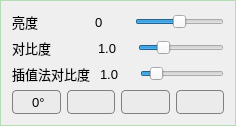
       <widget class="QGroupBox" name="groupBox_img_enhance">
        <property name="sizePolicy">
         <sizepolicy hsizetype="Preferred" vsizetype="Minimum">
          <horstretch>0</horstretch>
          <verstretch>0</verstretch>
         </sizepolicy>
        </property>
        <property name="font">
         <font>
          <pointsize>10</pointsize>
         </font>
        </property>
        <property name="contextMenuPolicy">
         <enum>Qt::CustomContextMenu</enum>
        </property>
        <property name="styleSheet">
         <string notr="true">QGroupBox{border: 1px solid  rgb(180, 220, 180);}</string>
        </property>
        <property name="title">
         <string/>
        </property>
        <layout class="QVBoxLayout" name="verticalLayout_4">
         <item>
          <layout class="QHBoxLayout" name="horizontalLayout_22">
           <property name="spacing">
            <number>10</number>
           </property>
           <item>
            <widget class="QLabel" name="label">
             <property name="sizePolicy">
              <sizepolicy hsizetype="Fixed" vsizetype="Fixed">
               <horstretch>0</horstretch>
               <verstretch>0</verstretch>
              </sizepolicy>
             </property>
             <property name="minimumSize">
              <size>
               <width>40</width>
               <height>0</height>
              </size>
             </property>
             <property name="font">
              <font>
               <pointsize>10</pointsize>
              </font>
             </property>
             <property name="text">
              <string>亮度             </string>
             </property>
            </widget>
           </item>
           <item alignment="Qt::AlignHCenter">
            <widget class="QLabel" name="label_3">
             <property name="sizePolicy">
              <sizepolicy hsizetype="Fixed" vsizetype="Preferred">
               <horstretch>0</horstretch>
               <verstretch>0</verstretch>
              </sizepolicy>
             </property>
             <property name="minimumSize">
              <size>
               <width>30</width>
               <height>0</height>
              </size>
             </property>
             <property name="font">
              <font>
               <pointsize>10</pointsize>
              </font>
             </property>
             <property name="text">
              <string>0</string>
             </property>
            </widget>
           </item>
           <item>
            <widget class="QSlider" name="horizontalSlider">
             <property name="sizePolicy">
              <sizepolicy hsizetype="Expanding" vsizetype="Fixed">
               <horstretch>0</horstretch>
               <verstretch>0</verstretch>
              </sizepolicy>
             </property>
             <property name="maximumSize">
              <size>
               <width>180</width>
               <height>16777215</height>
              </size>
             </property>
             <property name="minimum">
              <number>-200</number>
             </property>
             <property name="maximum">
              <number>200</number>
             </property>
             <property name="singleStep">
              <number>2</number>
             </property>
             <property name="value">
              <number>0</number>
             </property>
             <property name="sliderPosition">
              <number>0</number>
             </property>
             <property name="orientation">
              <enum>Qt::Horizontal</enum>
             </property>
             <property name="invertedControls">
              <bool>false</bool>
             </property>
            </widget>
           </item>
          </layout>
         </item>
         <item>
          <layout class="QHBoxLayout" name="horizontalLayout_33">
           <property name="spacing">
            <number>10</number>
           </property>
           <item>
            <widget class="QLabel" name="label_2">
             <property name="sizePolicy">
              <sizepolicy hsizetype="Fixed" vsizetype="Fixed">
               <horstretch>0</horstretch>
               <verstretch>0</verstretch>
              </sizepolicy>
             </property>
             <property name="minimumSize">
              <size>
               <width>40</width>
               <height>0</height>
              </size>
             </property>
             <property name="font">
              <font>
               <pointsize>10</pointsize>
              </font>
             </property>
             <property name="text">
              <string>对比度          </string>
             </property>
            </widget>
           </item>
           <item alignment="Qt::AlignHCenter">
            <widget class="QLabel" name="label_4">
             <property name="sizePolicy">
              <sizepolicy hsizetype="Fixed" vsizetype="Preferred">
               <horstretch>0</horstretch>
               <verstretch>0</verstretch>
              </sizepolicy>
             </property>
             <property name="minimumSize">
              <size>
               <width>30</width>
               <height>0</height>
              </size>
             </property>
             <property name="font">
              <font>
               <pointsize>10</pointsize>
              </font>
             </property>
             <property name="text">
              <string>1.0</string>
             </property>
            </widget>
           </item>
           <item>
            <widget class="QSlider" name="horizontalSlider_2">
             <property name="sizePolicy">
              <sizepolicy hsizetype="Expanding" vsizetype="Fixed">
               <horstretch>0</horstretch>
               <verstretch>0</verstretch>
              </sizepolicy>
             </property>
             <property name="maximumSize">
              <size>
               <width>180</width>
               <height>16777215</height>
              </size>
             </property>
             <property name="minimum">
              <number>30</number>
             </property>
             <property name="maximum">
              <number>300</number>
             </property>
             <property name="singleStep">
              <number>5</number>
             </property>
             <property name="pageStep">
              <number>20</number>
             </property>
             <property name="value">
              <number>100</number>
             </property>
             <property name="orientation">
              <enum>Qt::Horizontal</enum>
             </property>
            </widget>
           </item>
          </layout>
         </item>
         <item>
          <layout class="QHBoxLayout" name="horizontalLayout_44">
           <property name="spacing">
            <number>10</number>
           </property>
           <item>
            <widget class="QLabel" name="label_25">
             <property name="sizePolicy">
              <sizepolicy hsizetype="Fixed" vsizetype="Fixed">
               <horstretch>0</horstretch>
               <verstretch>0</verstretch>
              </sizepolicy>
             </property>
             <property name="minimumSize">
              <size>
               <width>40</width>
               <height>0</height>
              </size>
             </property>
             <property name="font">
              <font>
               <pointsize>10</pointsize>
              </font>
             </property>
             <property name="text">
              <string>插值法对比度</string>
             </property>
            </widget>
           </item>
           <item alignment="Qt::AlignHCenter">
            <widget class="QLabel" name="label_26">
             <property name="sizePolicy">
              <sizepolicy hsizetype="Fixed" vsizetype="Preferred">
               <horstretch>0</horstretch>
               <verstretch>0</verstretch>
              </sizepolicy>
             </property>
             <property name="minimumSize">
              <size>
               <width>30</width>
               <height>0</height>
              </size>
             </property>
             <property name="font">
              <font>
               <pointsize>10</pointsize>
              </font>
             </property>
             <property name="text">
              <string>1.0</string>
             </property>
            </widget>
           </item>
           <item>
            <widget class="QSlider" name="horizontalSlider_3">
             <property name="sizePolicy">
              <sizepolicy hsizetype="Expanding" vsizetype="Fixed">
               <horstretch>0</horstretch>
               <verstretch>0</verstretch>
              </sizepolicy>
             </property>
             <property name="maximumSize">
              <size>
               <width>180</width>
               <height>16777215</height>
              </size>
             </property>
             <property name="minimum">
              <number>0</number>
             </property>
             <property name="maximum">
              <number>800</number>
             </property>
             <property name="singleStep">
              <number>5</number>
             </property>
             <property name="pageStep">
              <number>20</number>
             </property>
             <property name="value">
              <number>100</number>
             </property>
             <property name="orientation">
              <enum>Qt::Horizontal</enum>
             </property>
            </widget>
           </item>
          </layout>
         </item>
         <item>
          <layout class="QHBoxLayout" name="horizontalLayout_55">
           <item>
            <widget class="QPushButton" name="pushButton_81">
             <property name="enabled">
              <bool>true</bool>
             </property>
             <property name="minimumSize">
              <size>
               <width>0</width>
               <height>24</height>
              </size>
             </property>
             <property name="maximumSize">
              <size>
               <width>50</width>
               <height>16777215</height>
              </size>
             </property>
             <property name="font">
              <font>
               <pointsize>10</pointsize>
              </font>
             </property>
             <property name="toolTip">
              <string>顺时针旋转90°</string>
             </property>
             <property name="styleSheet">
              <string notr="true">QPushButton
{background-color: rgb(235, 235, 235);
border: 1px solid gray;
border-radius: 4px;
}
 QPushButton:hover {
            background-color:  rgb(225, 225, 225);
}

 QPushButton:pressed {
            background-color:  rgb(215, 215, 215);
        }        
</string>
             </property>
             <property name="text">
              <string> 0°</string>
             </property>
             <property name="icon">
              <iconset>
               <normaloff>images/direction/rotate_2.png</normaloff>images/direction/rotate_2.png</iconset>
             </property>
             <property name="iconSize">
              <size>
               <width>16</width>
               <height>16</height>
              </size>
             </property>
             <property name="checkable">
              <bool>true</bool>
             </property>
            </widget>
           </item>
           <item>
            <widget class="QPushButton" name="pushButton_82">
             <property name="enabled">
              <bool>true</bool>
             </property>
             <property name="minimumSize">
              <size>
               <width>0</width>
               <height>24</height>
              </size>
             </property>
             <property name="maximumSize">
              <size>
               <width>50</width>
               <height>16777215</height>
              </size>
             </property>
             <property name="font">
              <font>
               <pointsize>10</pointsize>
              </font>
             </property>
             <property name="toolTip">
              <string>水平翻转</string>
             </property>
             <property name="styleSheet">
              <string notr="true">QPushButton
{background-color: rgb(235, 235, 235);
border: 1px solid gray;
border-radius: 4px;
}
 QPushButton:hover {
            background-color:  rgb(225, 225, 225);
}

 QPushButton:pressed {
            background-color:  rgb(215, 215, 215);
        }        

</string>
             </property>
             <property name="text">
              <string/>
             </property>
             <property name="icon">
              <iconset>
               <normaloff>images/direction/图片20.png</normaloff>images/direction/图片20.png</iconset>
             </property>
             <property name="iconSize">
              <size>
               <width>16</width>
               <height>16</height>
              </size>
             </property>
             <property name="checkable">
              <bool>true</bool>
             </property>
            </widget>
           </item>
           <item>
            <widget class="QPushButton" name="pushButton_83">
             <property name="enabled">
              <bool>true</bool>
             </property>
             <property name="minimumSize">
              <size>
               <width>0</width>
               <height>24</height>
              </size>
             </property>
             <property name="maximumSize">
              <size>
               <width>50</width>
               <height>16777215</height>
              </size>
             </property>
             <property name="font">
              <font>
               <pointsize>10</pointsize>
              </font>
             </property>
             <property name="toolTip">
              <string>垂直翻转</string>
             </property>
             <property name="styleSheet">
              <string notr="true">QPushButton
{background-color: rgb(235, 235, 235);
border: 1px solid gray;
border-radius: 4px;
}
 QPushButton:hover {
            background-color:  rgb(225, 225, 225);
}

 QPushButton:pressed {
            background-color:  rgb(215, 215, 215);
        }        
</string>
             </property>
             <property name="text">
              <string/>
             </property>
             <property name="icon">
              <iconset>
               <normaloff>images/direction/v_flip.png</normaloff>images/direction/v_flip.png</iconset>
             </property>
             <property name="iconSize">
              <size>
               <width>16</width>
               <height>16</height>
              </size>
             </property>
             <property name="checkable">
              <bool>true</bool>
             </property>
            </widget>
           </item>
           <item>
            <widget class="QPushButton" name="pushButton_84">
             <property name="enabled">
              <bool>true</bool>
             </property>
             <property name="minimumSize">
              <size>
               <width>0</width>
               <height>24</height>
              </size>
             </property>
             <property name="maximumSize">
              <size>
               <width>50</width>
               <height>16777215</height>
              </size>
             </property>
             <property name="font">
              <font>
               <pointsize>10</pointsize>
              </font>
             </property>
             <property name="toolTip">
              <string>还原设置</string>
             </property>
             <property name="styleSheet">
              <string notr="true">QPushButton
{background-color: rgb(235, 235, 235);
border: 1px solid gray;
border-radius: 4px;
}
 QPushButton:hover {
            background-color:  rgb(225, 225, 225);
}

 QPushButton:pressed {
            background-color:  rgb(215, 215, 215);
        }        
</string>
             </property>
             <property name="text">
              <string/>
             </property>
             <property name="icon">
              <iconset>
               <normaloff>images/direction/reset2.png</normaloff>images/direction/reset2.png</iconset>
             </property>
             <property name="iconSize">
              <size>
               <width>16</width>
               <height>16</height>
              </size>
             </property>
             <property name="checkable">
              <bool>false</bool>
             </property>
            </widget>
           </item>
          </layout>
         </item>
        </layout>
       </widget>
